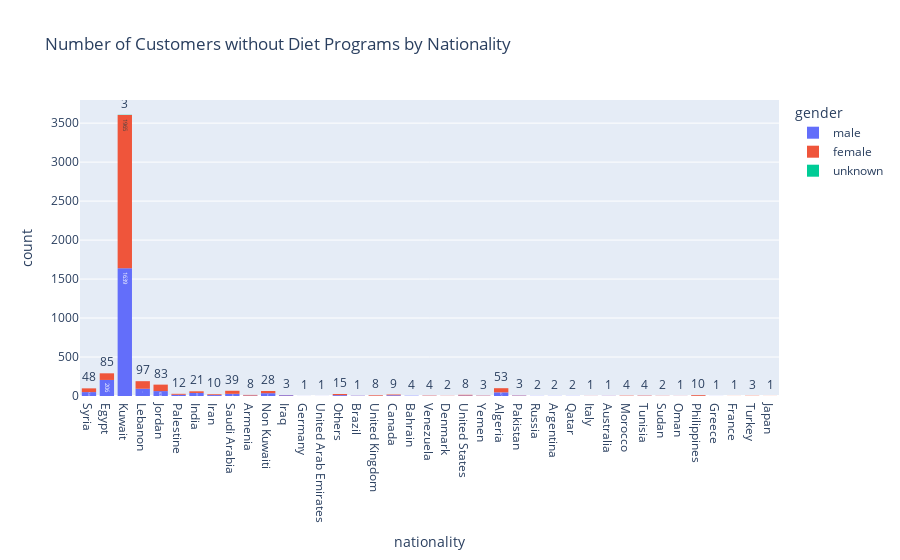

Source (notebook cell):
### Code cell
px.histogram(
    df_customers_without_programs,
    x='nationality',
    title='Number of Customers without Diet Programs by Nationality',
    text_auto=True,
    color='gender',
).update_layout(bargap=0.2)

### Figure 1 — Plotly figure (JSON) as saved in the notebook; plotly's stock layout.template omitted (floating-point values rounded to 4 significant figures; data arrays with more than 128 entries replaced by an {"elided": "..."} marker saying what was removed)
{"data": [{"bingroup": "x", "hovertemplate": "gender=male<br>nationality=%{x}<br>count=%{y}<extra></extra>", "legendgroup": "male", "marker": {"color": "#636efa", "pattern": {"shape": ""}}, "name": "male", "orientation": "v", "showlegend": true, "texttemplate": "%{value}", "type": "histogram", "x": {"elided": "2313 str values"}, "xaxis": "x", "yaxis": "y"}, {"bingroup": "x", "hovertemplate": "gender=female<br>nationality=%{x}<br>count=%{y}<extra></extra>", "legendgroup": "female", "marker": {"color": "#EF553B", "pattern": {"shape": ""}}, "name": "female", "orientation": "v", "showlegend": true, "texttemplate": "%{value}", "type": "histogram", "x": {"elided": "2533 str values"}, "xaxis": "x", "yaxis": "y"}, {"bingroup": "x", "hovertemplate": "gender=unknown<br>nationality=%{x}<br>count=%{y}<extra></extra>", "legendgroup": "unknown", "marker": {"color": "#00cc96", "pattern": {"shape": ""}}, "name": "unknown", "orientation": "v", "showlegend": true, "texttemplate": "%{value}", "type": "histogram", "x": ["Kuwait", "Kuwait", "Kuwait"], "xaxis": "x", "yaxis": "y"}], "layout": {"bargap": 0.2, "barmode": "relative", "legend": {"title": {"text": "gender"}, "tracegroupgap": 0}, "title": {"text": "Number of Customers without Diet Programs by Nationality"}, "xaxis": {"anchor": "y", "domain": [0, 1], "title": {"text": "nationality"}}, "yaxis": {"anchor": "x", "domain": [0, 1], "title": {"text": "count"}}}}
